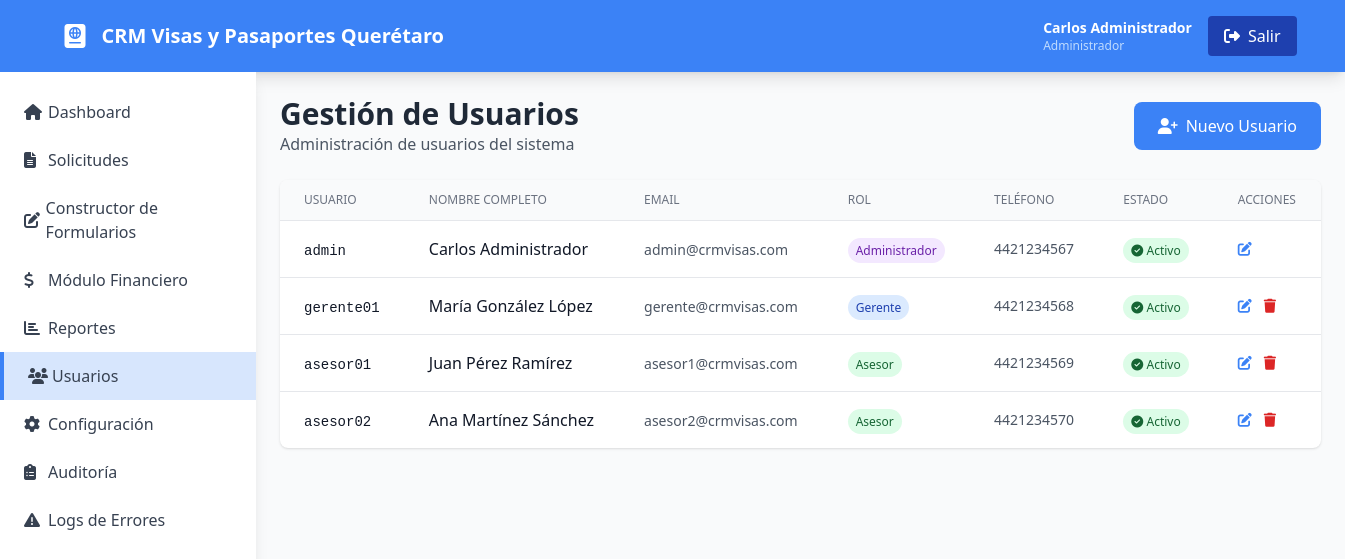
The page /usuarios (signed in) on the database its author committed.
### tables this page shows
CREATE TABLE `users` (
  `id` int(11) NOT NULL AUTO_INCREMENT,
  `username` varchar(50) NOT NULL,
  `email` varchar(100) NOT NULL,
  `password` varchar(255) NOT NULL,
  `full_name` varchar(100) NOT NULL,
  `role` enum('Administrador','Gerente','Asesor') NOT NULL,
  `phone` varchar(20) DEFAULT NULL,
  `is_active` tinyint(1) DEFAULT 1,
  `created_at` timestamp NOT NULL DEFAULT CURRENT_TIMESTAMP,
  `updated_at` timestamp NOT NULL DEFAULT CURRENT_TIMESTAMP ON UPDATE CURRENT_TIMESTAMP,
  PRIMARY KEY (`id`),
  UNIQUE KEY `username` (`username`),
  UNIQUE KEY `email` (`email`)
);

### app/controllers/BaseController.php (called while the page is built, shortened)
<?php
require_once ROOT_PATH . '/config/database.php';
class BaseController {
    public function __construct() {
        $this->db = Database::getInstance()->getConnection();
    }
    protected function view($viewName, $data = []) {
        extract($data);
        $viewFile = ROOT_PATH . '/app/views/' . $viewName . '.php';
        require_once $viewFile;
    }
}

### app/controllers/UserController.php (called while the page is built, shortened)
<?php
require_once ROOT_PATH . '/app/controllers/BaseController.php';
class UserController extends BaseController {
    public function index() {
        $page = isset($_GET['page']) ? max(1, intval($_GET['page'])) : 1;
        $limit = ITEMS_PER_PAGE;
        $offset = ($page - 1) * $limit;
        try {
            $stmt = $this->db->query("SELECT COUNT(*) as total FROM users");
            $total = $stmt->fetch()['total'];
            $stmt = $this->db->prepare("
                SELECT * FROM users
                ORDER BY created_at DESC
                LIMIT $limit OFFSET $offset
            ");
            $stmt->execute();
            $users = $stmt->fetchAll();
            $totalPages = ceil($total / $limit);
            $this->view('users/index', [
                'users' => $users,
                'page' => $page,
                'totalPages' => $totalPages,
                'total' => $total
            ]);
        } catch (PDOException $e) {
            error_log("Error al listar usuarios: " . $e->getMessage());
            $_SESSION['error'] = 'Error al cargar usuarios';
            $this->view('users/index', ['users' => []]);
        }
    }
}

### public/index.php (called while the page is built, shortened)
<?php
require_once __DIR__ . '/../config/database.php';
$router = new Router();
$uri = parse_url($_SERVER['REQUEST_URI'], PHP_URL_PATH);
$uri = '/' . trim($uri, '/');
$router->dispatch($uri);

### config/database.php (called while the page is built, shortened)
<?php
class Database {
    private static $instance = null;
    private $connection;
    private function __construct() {
        try {
            $dsn = "mysql:host=" . DB_HOST . ";dbname=" . DB_NAME . ";charset=" . DB_CHARSET;
            $options = [
                PDO::ATTR_ERRMODE => PDO::ERRMODE_EXCEPTION,
                PDO::ATTR_DEFAULT_FETCH_MODE => PDO::FETCH_ASSOC,
                PDO::ATTR_EMULATE_PREPARES => false,
            ];
            $this->connection = new PDO($dsn, DB_USER, DB_PASS, $options);
        } catch (PDOException $e) {
            error_log("Error de conexión: " . $e->getMessage());
            die("Error de conexión a la base de datos. Por favor, verifique la configuración.");
        }
    }
    public static function getInstance() {
        if (self::$instance === null) {
            self::$instance = new self();
        }
        return self::$instance;
    }
    public function getConnection() {
        return $this->connection;
    }
}

### app/views/users/index.php (the view, shortened to what this page needs)
<div class="mb-6 flex justify-between items-center">
    <div>
        <h2 class="text-3xl font-bold text-gray-800">Gestión de Usuarios</h2>
        <p class="text-gray-600">Administración de usuarios del sistema</p>
    </div>
    <a href="<?= BASE_URL ?>/usuarios/crear" class="btn-primary text-white px-6 py-3 rounded-lg hover:opacity-90 transition">
        <i class="fas fa-user-plus mr-2"></i>Nuevo Usuario
    </a>
</div>
<div class="bg-white rounded-lg shadow overflow-hidden">
    <div class="table-container">
        <table class="w-full">
            <thead class="bg-gray-50 border-b">
                <tr>
                    <th class="px-6 py-3 text-left text-xs font-medium text-gray-500 uppercase">Usuario</th>
                    <th class="px-6 py-3 text-left text-xs font-medium text-gray-500 uppercase">Nombre Completo</th>
                    <th class="px-6 py-3 text-left text-xs font-medium text-gray-500 uppercase">Email</th>
                    <th class="px-6 py-3 text-left text-xs font-medium text-gray-500 uppercase">Rol</th>
                    <th class="px-6 py-3 text-left text-xs font-medium text-gray-500 uppercase">Teléfono</th>
                    <th class="px-6 py-3 text-left text-xs font-medium text-gray-500 uppercase">Estado</th>
                    <th class="px-6 py-3 text-left text-xs font-medium text-gray-500 uppercase">Acciones</th>
                </tr>
            </thead>
            <tbody class="divide-y divide-gray-200">
                <?php foreach ($users as $user): ?>
                <tr class="hover:bg-gray-50">
                    <td class="px-6 py-4 whitespace-nowrap">
                        <span class="font-mono text-sm text-gray-900"><?= htmlspecialchars($user['username']) ?></span>
                    </td>
                    <td class="px-6 py-4 whitespace-nowrap">
                        <span class="font-medium text-gray-900"><?= htmlspecialchars($user['full_name']) ?></span>
                    </td>
                    <td class="px-6 py-4 whitespace-nowrap">
                        <span class="text-sm text-gray-600"><?= htmlspecialchars($user['email']) ?></span>
                    </td>
                    <td class="px-6 py-4 whitespace-nowrap">
                        <span class="px-2 py-1 text-xs rounded-full font-medium <?=
                            $user['role'] === ROLE_ADMIN ? 'bg-purple-100 text-purple-800' :
                            ($user['role'] === ROLE_GERENTE ? 'bg-blue-100 text-blue-800' : 'bg-green-100 text-green-800')
                        ?>">
                            <?= htmlspecialchars($user['role']) ?>
                        </span>
                    </td>
                    <td class="px-6 py-4 whitespace-nowrap text-sm text-gray-600">
                        <?= htmlspecialchars($user['phone'] ?? '-') ?>
                    </td>
                    <td class="px-6 py-4 whitespace-nowrap">
                        <?php if ($user['is_active']): ?>
                        <span class="px-2 py-1 text-xs rounded-full bg-green-100 text-green-800 font-medium">
                            <i class="fas fa-check-circle"></i> Activo
                        </span>
                        <?php else: ?>
                        <span class="px-2 py-1 text-xs rounded-full bg-red-100 text-red-800 font-medium">
                            <i class="fas fa-times-circle"></i> Inactivo
                        </span>
                        <?php endif; ?>
                    </td>
                    <td class="px-6 py-4 whitespace-nowrap text-sm">
                        <div class="flex items-center space-x-3">
                            <a href="<?= BASE_URL ?>/usuarios/editar/<?= $user['id'] ?>"
                               class="text-primary hover:underline" title="Editar">
                                <i class="fas fa-edit"></i>
                            </a>
                            <?php if ($user['id'] != $_SESSION['user_id']): ?>
                            <form method="POST" action="<?= BASE_URL ?>/usuarios/eliminar/<?= $user['id'] ?>"
                                  class="inline" onsubmit="return confirm('¿Está seguro de eliminar este usuario?')">
                                <button type="submit" class="text-red-600 hover:text-red-800" title="Eliminar">
                                    <i class="fas fa-trash"></i>
                                </button>
                            </form>
                            <?php endif; ?>
                        </div>
                    </td>
                </tr>
                <?php endforeach; ?>
            </tbody>
        </table>
    </div>
</div>
<?php
require ROOT_PATH . '/app/views/layouts/main.php';
?>

### rows shown on the page
users: username "admin", full_name "Carlos Administrador", email "admin@crmvisas.com", role "Administrador", phone "4421234567", is_active 1 (drawn)
users: username "gerente01", full_name "María González López", email "gerente@crmvisas.com", role "Gerente", phone "4421234568", is_active 1 (drawn)
users: username "asesor01", full_name "Juan Pérez Ramírez", email "asesor1@crmvisas.com", role "Asesor", phone "4421234569", is_active 1 (drawn)
users: username "asesor02", full_name "Ana Martínez Sánchez", email "asesor2@crmvisas.com", role "Asesor", phone "4421234570", is_active 1 (drawn)

### other values the page prints
getSiteName() "CRM Visas y Pasaportes Querétaro"
$_SESSION['user_name'] "Carlos Administrador"
$_SESSION['user_role'] "Administrador"
